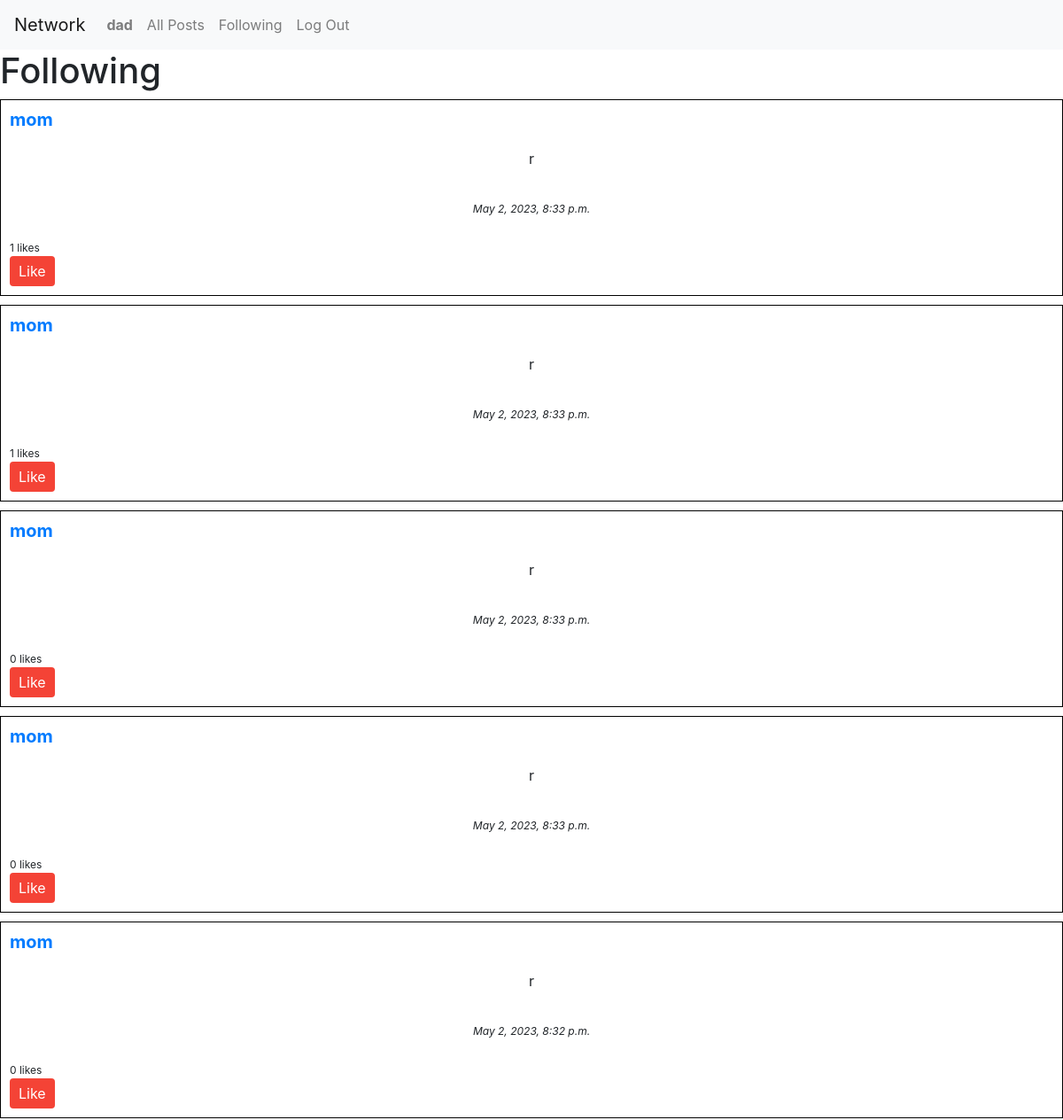
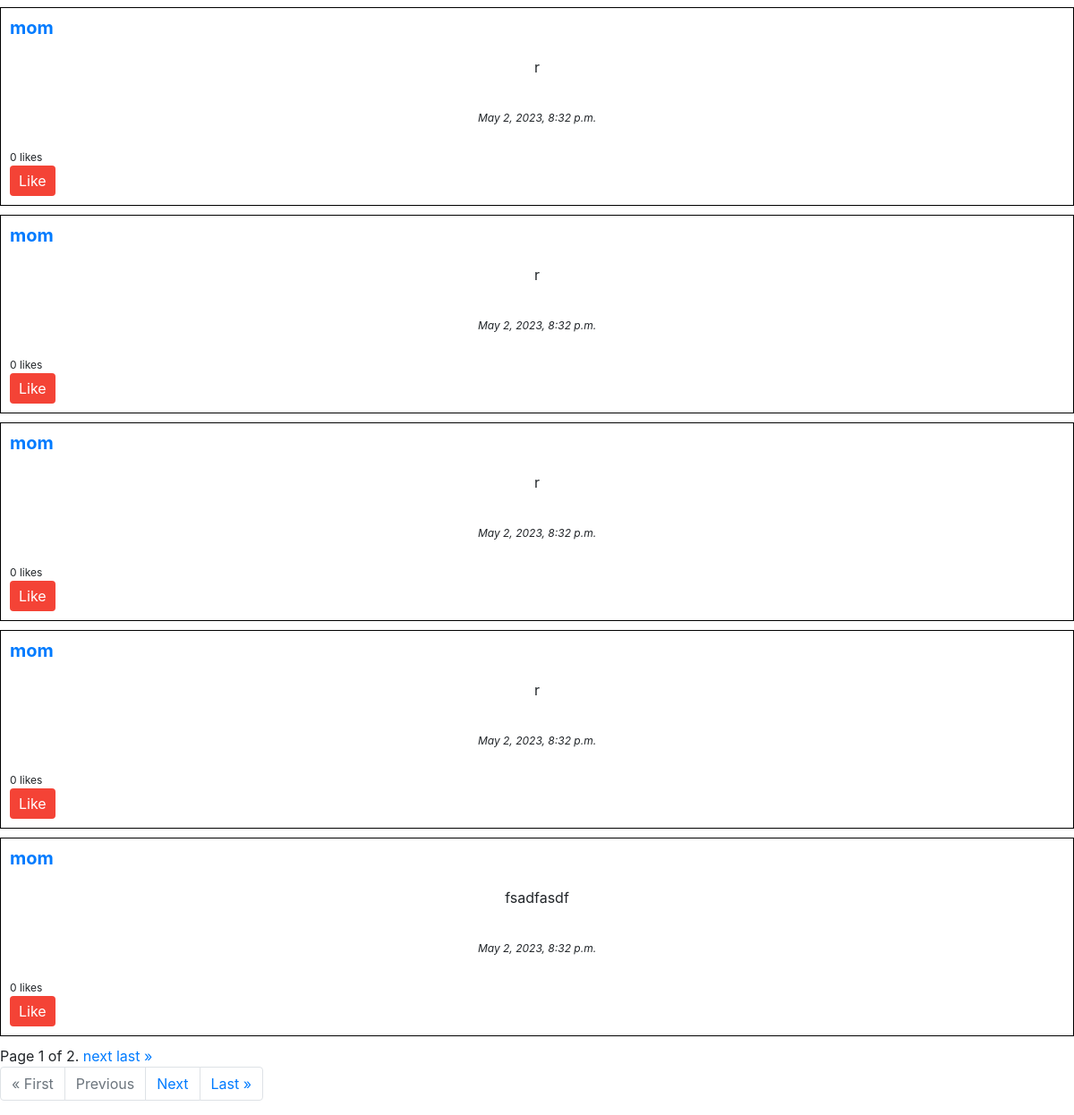
The app's page /following/ (signed in) with its own data (2 pictures, top to bottom).
### network/models.py (models this page shows, shortened)
class User(AbstractUser):
    def save(self, *args, **kwargs):
        if not self.pk:
            super(User, self).save(*args, **kwargs)
            profile = Profile(user=self)  # Create a new Profile object
            profile.save()  # Save the Profile object
        else:
            super(User, self).save(*args, **kwargs)  # Save the user object

class Post(models.Model):
    user = models.ForeignKey(User, on_delete=models.CASCADE)
    content = models.TextField()
    timestamp = models.DateTimeField(auto_now_add=True)
    likes = models.ManyToManyField(
        User, related_name='liked_posts', blank=True)

### network/views.py (the view)
# urls.py: path('following/', views.following, name='following'),
@login_required
def following(request):
    if not request.user.is_authenticated:
        return HttpResponseRedirect(reverse('login'))
    current_user_profile = request.user.profile
    followed_users = current_user_profile.following.all()
    followed_posts = Post.objects.filter(
        user__in=followed_users).order_by('-timestamp')
    paginator = Paginator(followed_posts, 10)
    page = request.GET.get('page')
    posts = paginator.get_page(page)
    return render(request, 'network/following.html', {'posts': posts})

### network/templates/network/following.html (shortened to what this page needs)
{% extends "network/layout.html" %} {% block body %}
<h1>Following</h1>
{% if user.is_authenticated %}
<div id="posts-container">
  {% for post in posts %} {% include 'network/post.html' %} {% endfor %}
</div>
<div class="pagination">
  <span class="step-links">
    <span class="current"> Page {{ posts.number }} of {{ posts.paginator.num_pages }}. </span>
    {% if posts.has_next %}
    <a href="?page={{ posts.next_page_number }}">next</a>
    <a href="?page={{ posts.paginator.num_pages }}">last &raquo;</a>
    {% endif %}
  </span>
</div>
<nav aria-label="Page navigation">
  <ul class="pagination">
    {% if posts.has_previous %}
    <li class="page-item">
      <a class="page-link" href="?page=1">&laquo; First</a>
    </li>
    <li class="page-item">
      <a class="page-link" href="?page={{ posts.previous_page_number }}">Previous</a>
    </li>
    {% else %}
    <li class="page-item disabled">
      <a class="page-link" href="#">&laquo; First</a>
    </li>
    <li class="page-item disabled">
      <a class="page-link" href="#">Previous</a>
    </li>
    {% endif %} {% if posts.has_next %}
    <li class="page-item">
      <a class="page-link" href="?page={{ posts.next_page_number }}">Next</a>
    </li>
    <li class="page-item">
      <a class="page-link" href="?page={{ posts.paginator.num_pages }}">Last &raquo;</a>
    </li>
    {% endif %}
  </ul>
</nav>
{% else %}
<p>Please <a href="{% url 'login' %}">log in</a> to view this page.</p>
{% endif %} {% endblock %}

### network/templates/network/layout.html (shortened to what this page needs)
{% load static %}
<!DOCTYPE html>
<html lang="en">
  <head>
    <link
      rel="stylesheet"
      href="https://stackpath.bootstrapcdn.com/bootstrap/4.4.1/css/bootstrap.min.css"
    />
    <link href="{% static 'network/styles.css' %}" rel="stylesheet" />
  </head>
  <body>
    <nav class="navbar navbar-expand-lg navbar-light bg-light">
      <a class="navbar-brand" href="#">Network</a>
      <div>
        <ul class="navbar-nav mr-auto">
          {% if user.is_authenticated %}
          <li class="nav-item">
            <a class="nav-link" href="{% url 'profile' username=user.username %}"
              ><strong>{{ user.username }}</strong></a
            >
          </li>
          {% endif %}
          <li class="nav-item">
            <a class="nav-link" href="{% url 'index' %}">All Posts</a>
          </li>
          {% if user.is_authenticated %}
          <li class="nav-item">
            <a class="nav-link" href="{% url 'following' %}">Following</a>
          </li>
          <li class="nav-item">
            <a class="nav-link" href="{% url 'logout' %}">Log Out</a>
          </li>
          {% endif %}
        </ul>
      </div>
    </nav>
    <div class="body">{% block body %} {% endblock %}</div>
  </body>
</html>

### network/templates/network/post.html (shortened to what this page needs)
<div class="post" data-post-id="{{ post.id }}">
  <h3><a href="{% url 'profile' post.user.username %}">{{ post.user.username }}</a></h3>
  <p id="post-content">{{ post.content }}</p>
  <p class="post-date">{{ post.timestamp|date:"F j, Y, P" }}</p>
  <div class="post-likes"><span class="like-count">{{ post.likes.count }}</span> likes</div>
  <button class="btn btn-primary like-btn" data-post-id="{{ post.id }}">Like</button>
</div>

### network/static/network/styles.css (style rules this page uses)
.post p { text-align: center; padding: 10px; }
.post { border: 1px solid black; padding: 10px; margin-bottom: 10px; }
.post h3 { font-size: 20px; font-weight: bold; margin-bottom: 10px; }
.post .post-date { font-style: italic; font-size: 12px; margin-top: 5px; }
.like-btn { background-color: #f44336; color: white; border: none; padding: 5px 10px; margin-right: 5px; cursor: pointer; }
.post-likes { font-size: 12px; margin-top: 5px; }

### records on screen
User: username "dad"
Post: user.username "mom", content "r", timestamp "May 2, 2023, 8:33 p.m.", likes.count "1"
Post: user.username "mom", content "r", timestamp "May 2, 2023, 8:33 p.m.", likes.count "1"
Post: user.username "mom", content "r", timestamp "May 2, 2023, 8:33 p.m.", likes.count "0"
Post: user.username "mom", content "r", timestamp "May 2, 2023, 8:33 p.m.", likes.count "0"
Post: user.username "mom", content "r", timestamp "May 2, 2023, 8:32 p.m.", likes.count "0"
Post: user.username "mom", content "r", timestamp "May 2, 2023, 8:32 p.m.", likes.count "0"
Post: user.username "mom", content "r", timestamp "May 2, 2023, 8:32 p.m.", likes.count "0"
Post: user.username "mom", content "r", timestamp "May 2, 2023, 8:32 p.m.", likes.count "0"
Post: user.username "mom", content "r", timestamp "May 2, 2023, 8:32 p.m.", likes.count "0"
Post: user.username "mom", content "fsadfasdf", timestamp "May 2, 2023, 8:32 p.m.", likes.count "0"

### other values on screen
{{ posts.number }} "1"
{{ posts.paginator.num_pages }} "2"
